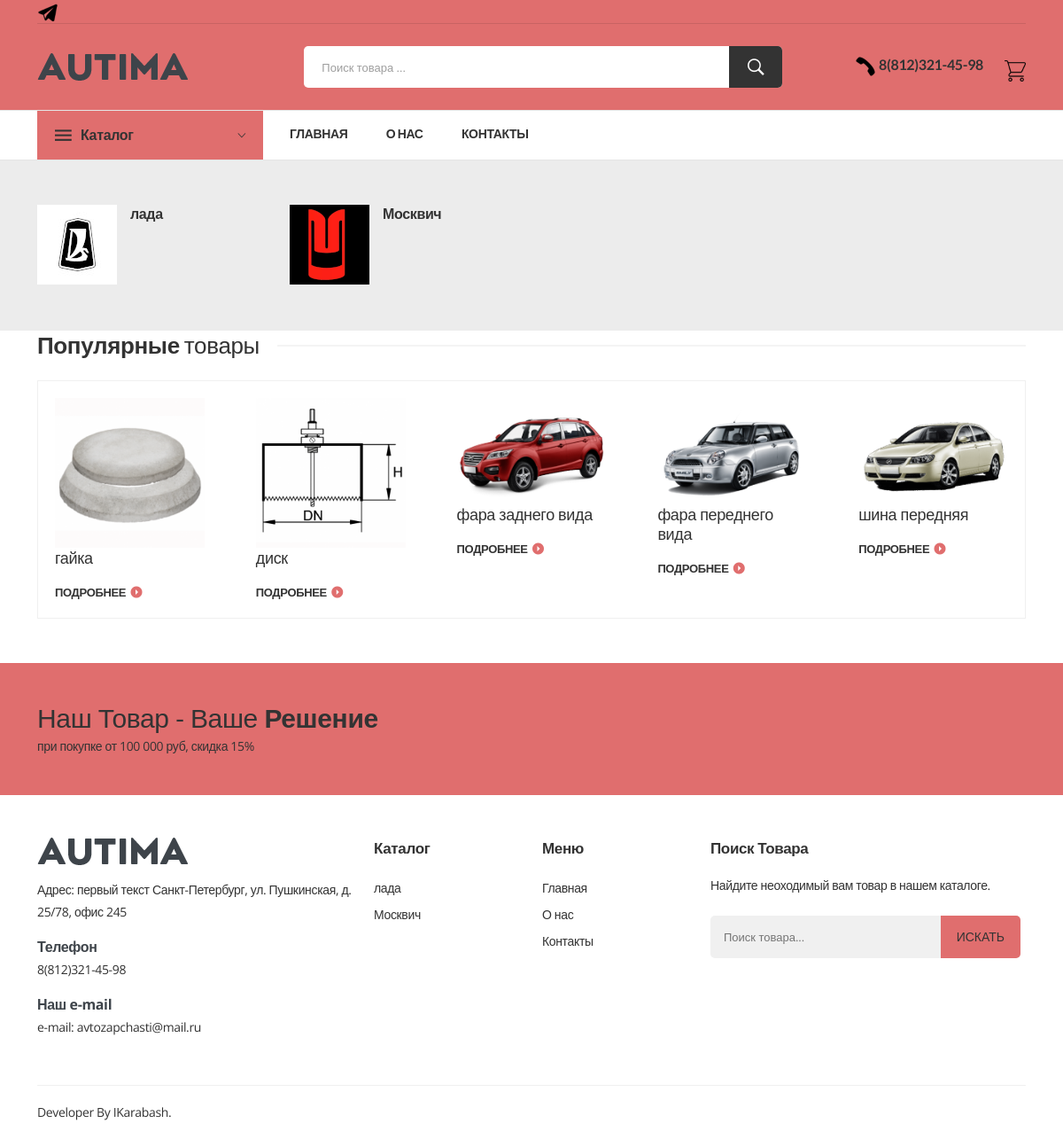
The page / on the database its author committed.
### kompany/models.py (models this page shows, shortened)
class Network(models.Model):
    title_ikons = models.CharField(max_length=500, verbose_name='иконка соцсети')
    network_image = models.ImageField(upload_to='network_image', blank=True, verbose_name='картинка соцсети')
    url_network = models.TextField(blank=True, verbose_name='ссылка')
    class Meta:
        verbose_name = 'социальные сети'
        verbose_name_plural = 'социальные сети'

class Contact(models.Model):
    title_contact = models.CharField(max_length=200, verbose_name='контакт')
    body_contact = models.TextField(blank=True, default='', verbose_name='текст контакта')
    adress_one_contact = models.TextField(blank=True, default='', verbose_name='адрес')
    tel = models.CharField(max_length=200, verbose_name='телефон')
    web = models.TextField(blank=True, default='', verbose_name='email')
    network_ikons = models.ManyToManyField(Network, blank=True, default='', verbose_name='иконки соцсетей')
    class Meta:
        verbose_name = 'контакт'
        verbose_name_plural = 'контакты'

class Brend(models.Model):
    title = models.CharField(max_length=200, db_index=True, verbose_name="брент")
    image = models.ImageField(upload_to='brends', blank=True, verbose_name='картинка бренда на главной стр')
    pod_brend = models.ManyToManyField(Pod_Brend, verbose_name='под бренд')
    class Meta:
        verbose_name = 'Бренд'
        verbose_name_plural = 'Бренд'
    def get_absolute_url(self):
        return reverse('pod_brand',
                        args=[self.id])

class Product(models.Model):
    name = models.CharField(max_length=200, db_index=True, verbose_name="Название")
    slug = models.SlugField(max_length=200, db_index=True)
    image = models.ImageField(upload_to='products/%Y/%m/%d/', blank=True, verbose_name="Изображение товара")
    srok = models.CharField(max_length=150, blank=True, verbose_name='Cрок поставки')
    description = RichTextUploadingField(blank=True, verbose_name="описание")
    price = models.DecimalField(max_digits=10, decimal_places=2, verbose_name="Цена")
    stock = models.PositiveIntegerField(verbose_name="На складе")
    available = models.BooleanField(default=True, verbose_name="Доступен")
    pop_prodaj = models.BooleanField(default=False, verbose_name="популярные товары")
    class Meta:
        ordering = ['name']
        index_together = [
            ['id', 'slug']
        ]
        verbose_name = 'Продукт'
        verbose_name_plural = 'Продукты'
    def get_absolute_url(self):
        return reverse('product_detail', args=[self.id, self.slug])

### kompany/views.py (the view)
# urls.py: path('', views.home_page, name='home_page'),
def home_page(request):
    home = Home.objects.all()
    population_products = Product.objects.filter(pop_prodaj=True, available=True)
    context = {
        'home': home,
        'population_products': population_products,
        **get_constanta(),
        }
    return render(request, 'kompany/home_page.html', context)

### cart/context_processors.py (called while the page is built)
def counter(request):
	item_count = 0
	if 'admin' in request.path:
		return {}
	else:
		try:
			cart = Cart.objects.filter(cart_id=_cart_id(request))
			cart_items = CartItem.objects.all().filter(cart=cart[:1])
			for cart_item in cart_items:
				item_count += cart_item.quantity
		except Cart.DoesNotExist:
			item_count = 0
	return dict(item_count=item_count)

### cart/views.py (called while the page is built)
def _cart_id(request):
    cart = request.session.session_key
    if not cart:
        cart = request.session.create()
    return cart

### kompany/utils.py (called while the page is built)
def get_constanta():
    contact = Contact.objects.all()
    brends = Brend.objects.all()
    upNetwork = Network.objects.all()
    return {
        'contact': contact,
        'brends': brends,
        'upNetwork': upNetwork,
        }

### kompany/templates/kompany/home_page.html (shortened to what this page needs)
{% extends "index.html" %}
{% block content %}
    <div class="our_services">
        <div class="container">
            <div class="row">
                {% for brend in brends %}
                <div class="col-lg-3 col-md-6">
                    <div class="services_item">
                        {% if brend.image %}
                        <div class="services_icone">
                            <a class="primary_img" href="{{ brend.get_absolute_url }}">
                            <img src="{{brend.image.url}}" alt="">
                            </a>
                        </div>
                        {% endif %}
                        <div class="services_desc">
                            <a class="primary_img" href="{{ brend.get_absolute_url }}">
                            <h4>{{brend.title}}</h4>
                            </a>
                        </div>
                    </div>
                </div>
                {% endfor %}
            </div>
        </div>
    </div>
    <section class="featured_categories featured_c_four  mb-50">
        <div class="container">
            <div class="row">
                <div class="col-12">
                    <div class="section_title">
                        <h2><span> <strong>Популярные</strong>товары</span></h2>
                    </div>
                    <div class="product_carousel featured_four  product_column5 owl-carousel">
                        {% for  population_product in population_products %}
                        <div class="single_featured">
                            <div class="featured_thumb">
                                <a href="{{ population_product.get_absolute_url }}">
                                    {% if population_product.image %}
                                    <img src="{{population_product.image.url}}" alt="">
                                    {% else %}
                                    <img src="/static/img/no600.jpg" alt="">
                                    {% endif %}
                                </a>
                            </div>
                            <div class="featured_content">
                                <h3 class="product_name">
                                    <a href="{{ population_product.get_absolute_url }}">
                                        {{population_product.name}}
                                    </a>
                                </h3>
                                <a class="view_more" href="{{ population_product.get_absolute_url }}">подробнее</a>
                            </div>
                        </div>
                        {% endfor population_product %}
                    </div>
                </div>
            </div>
        </div>
    </section>
{% endblock content %}

### templates/index.html (shortened to what this page needs)
<!DOCTYPE html>
<html lang="en">
{% load static %}
<head>
    <link href="{% static 'css/mestyle.css' %}" rel="stylesheet" />
    <link href="//maxcdn.bootstrapcdn.com/font-awesome/4.1.0/css/font-awesome.min.css" rel="stylesheet">
    <link href="{% static 'css/bootstrap.min.css' %}" rel="stylesheet" />
    <link href="{% static 'css/owl.carousel.min.css' %}" rel="stylesheet" />
    <link href="{% static 'css/slick.css' %}" rel="stylesheet" />
    <link href="{% static 'css/magnific-popup.css' %}" rel="stylesheet" />
    <link href="{% static 'css/font.awesome.css' %}" rel="stylesheet" />
    <link href="{% static 'css/ionicons.min.css' %}" rel="stylesheet" />
    <link href="{% static 'css/animate.css' %}" rel="stylesheet" />
    <link href="{% static 'css/jquery-ui.min.css' %}" rel="stylesheet" />
    <link href="{% static 'css/slinky.menu.css' %}" rel="stylesheet" />
    <link href="{% static 'css/plugins.css' %}" rel="stylesheet" />
    <link href="{% static 'css/mestyle.css' %}" rel="stylesheet" />
    <link href="{% static 'css/style.css' %}" rel="stylesheet" />
</head>
<body>
    {% include 'include/header.html' %}
{% block content %}
{% endblock %}
{% include 'include/footer.html' %}
</body>
</html>

### templates/include/header.html (shortened to what this page needs)
    <header class="header_area ">
        {% load humanize %}
        <div class="header_top">
            <div class="container">
                <div class="top_inner">
                    <div class="row align-items-center">
                        <div class="col-lg-6 col-md-6">
                            <div class="follow_us">
                                <ul class="follow_link">
                                    {% for network in upNetwork %}
                                    <li><a href="#"><img src="{{ network.network_image.url }}"> </a></li>
                                    {% endfor %}
                                </ul>
                            </div>
                        </div>
                    </div>
                </div>
            </div>
        </div>
        <div class="header_middle">
            <div class="container">
                <div class="row align-items-center">
                    <div class="col-lg-3 col-md-6">
                        <div class="logo">
                            <a href="{% url 'home_page' %}"><img src="/static/img/logo/logo.png" alt=""></a>
                        </div>
                    </div>
                    <div class="col-lg-9 col-md-6">
                        <div class="middel_right">
                            <div class="search-container">
                                 <form action="{% url 'search' %}" method="GET">
                                    <div class="search_box">
                                        <input placeholder="Поиск товара ..." type="text" name="q">
                                        <button type="submit"><i class="ion-ios-search-strong"></i></button>
                                    </div>
                                </form>
                            </div>
                            <div class="middel_right_info">
                                <div class="header_wishlist">
                                {% for contact in contact %}
                                            <h4><img src="/static/img/teltr.png" alt=""> {{contact.tel}}</h4>
                                            {% endfor %}
                                </div>
                                <div class="mini_cart_wrapper">
                                        {% if item_count > 0 %}
                                    <a href="{% url 'cart_detail' %}">
                                        <h4>
                                            <img src="/static/icons/cart_icon.png" alt="">
                                            <span class="cart_quantity">{{ item_count  }}</span>
                                        </h4>
                                    </a>
                                        {% else %}
                                        <a href="{% url 'cart_detail' %}">
                                            <img src="/static/icons/cart_icon.png" alt="">
                                        </a>
                                        {% endif %}
                                </div>
                            </div>
                        </div>
                    </div>
                </div>
            </div>
        </div>
        <div class="header_bottom bottom_two sticky-header">
            <div class="container">
                <div class="row align-items-center">
                    <div class="col-12">
                        <div class="header_bottom_container">
                            <div class="categories_menu">
                                <div class="categories_title">
                                    <h2 class="categori_toggle">Каталог</h2>
                                </div>
                            </div>
                            <div class="main_menu">
                                <nav>
                                    <ul>
                                        <li><a href="{% url 'home_page' %}">Главная</a>
                                        </li>
                                        <li><a href="{% url 'onas' %}">О Нас</a></li>
                                        <li><a href="{% url 'contact' %}"> контакты </a></li>
                                    </ul>
                                </nav>
                            </div>
                        </div>
                    </div>
                </div>
            </div>
        </div>
    </header>

### templates/include/footer.html (shortened to what this page needs)
    <section class="call_to_action">
        <div class="container">
            <div class="row">
                <div class="col-12">
                    <div class="call_action_inner">
                        <div class="call_text">
                            <h3>Наш товар - Ваше <span>Решение</span></h3>
                            <p>при покупке от 100 000 руб, скидка 15%</p>
                        </div>
                    </div>
                </div>
            </div>
        </div>
    </section>
<footer class="footer_widgets">
    <div class="container">
        <div class="footer_top">
            <div class="row">
                <div class="col-lg-4 col-md-6">
                    <div class="widgets_container contact_us">
                        {% for contact in contact %}
                        <div class="footer_logo">
                            <a href="#"><img src="assets/img/logo/logo.png" alt=""></a>
                        </div>
                        <div class="footer_contact">
                            <p> Адрес: {{ contact.body_contact|safe }} {{ contact.adress_one_contact }}</p>
                            <p><span>Телефон</span> {{ contact.tel }}</p>
                            <p><span>Наш e-mail</span>e-mail: <a href="tel:1-800-345-6789">{{ contact.web }}</a></p>
                        </div>
                        {% endfor %}
                    </div>
                </div>
                <div class="col-lg-2 col-md-6 col-sm-6">
                    <div class="widgets_container widget_menu">
                        <h3>Каталог</h3>
                        <div class="footer_menu">
                            <ul>
                                {% for brends in brends %}
                                    <li><a href="{{ brends.get_absolute_url }}">
                                        {{brends.title}}</a>
                                    </li>
                                {% endfor %}
                            </ul>
                        </div>
                    </div>
                </div>
                <div class="col-lg-2 col-md-6 col-sm-6">
                    <div class="widgets_container widget_menu">
                        <h3>Меню</h3>
                        <div class="footer_menu">
                            <ul>
                                <li><a href="{% url 'home_page' %}">Главная</a></li>
                                <li><a href="{% url 'onas' %}">О нас</a></li>
                                <li><a href="{% url 'contact' %}">Контакты</a></li>
                            </ul>
                        </div>
                    </div>
                </div>
                <div class="col-lg-4 col-md-6">
                    <div class="widgets_container">
                        <h3>Поиск товара</h3>
                        <p>Найдите неоходимый вам товар в нашем каталоге.</p>
                        <div class="subscribe_form">
                            <form action="{% url 'search' %}" method="GET" class="mc-form footer-newsletter">
                                <input id="mc-email" type="text" name="q" autocomplete="off" placeholder="Поиск товара..." />
                                <button id="mc-submit">Искать</button>
                            </form>
                        </div>
                    </div>
                </div>
            </div>
        </div>
        <div class="footer_bottom">
            <div class="row">
                <div class="col-lg-6 col-md-6">
                    <div class="copyright_area">
                        <p>Developer by  <a href="https://t.me/Flymeor">IKarabash</a>.</p>
                    </div>
                </div>
            </div>
        </div>
    </div>
</footer>

### rows shown on the page
Network: network_image (picture)
Contact: tel "8(812)321-45-98", body_contact "первый текст", adress_one_contact "Санкт-Петербург, ул. Пушкинская, д. 25/78, офис 245", web "avtozapchasti@mail.ru"
Brend: image (picture), title "лада"
Brend: image (picture), title "Москвич"
Product: image (picture), name "гайка"
Product: image (picture), name "диск"
Product: image (picture), name "фара заднего вида"
Product: image (picture), name "фара переднего вида"
Product: image (picture), name "шина передняя"
